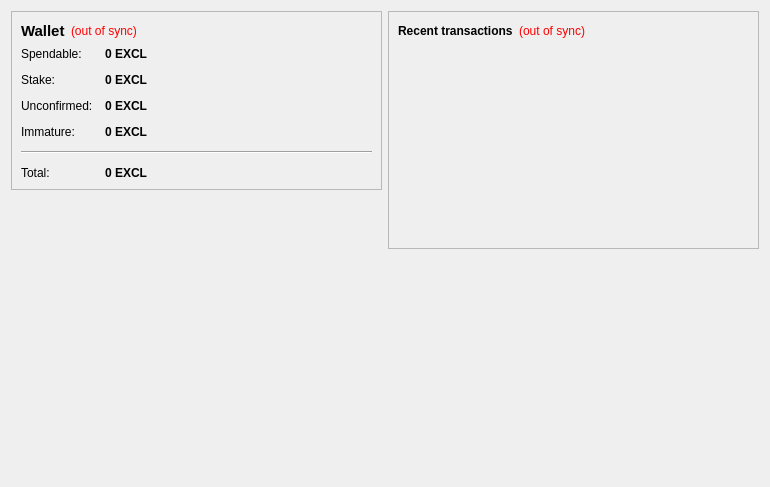
<?xml version="1.0" encoding="UTF-8"?>
<ui version="4.0">
 <class>OverviewPage</class>
 <widget class="QWidget" name="OverviewPage">
  <property name="geometry">
   <rect>
    <x>0</x>
    <y>0</y>
    <width>770</width>
    <height>487</height>
   </rect>
  </property>
  <property name="windowTitle">
   <string>Form</string>
  </property>
  <layout class="QHBoxLayout" name="horizontalLayout" stretch="1,1">
   <item>
    <layout class="QVBoxLayout" name="verticalLayout_2">
     <item>
      <widget class="QFrame" name="frame">
       <property name="frameShape">
        <enum>QFrame::StyledPanel</enum>
       </property>
       <property name="frameShadow">
        <enum>QFrame::Raised</enum>
       </property>
       <layout class="QVBoxLayout" name="verticalLayout_4">
        <item>
         <layout class="QHBoxLayout" name="horizontalLayout_4">
          <item>
           <widget class="QLabel" name="label_5">
            <property name="font">
             <font>
              <pointsize>11</pointsize>
              <weight>75</weight>
              <bold>true</bold>
             </font>
            </property>
            <property name="text">
             <string>Wallet</string>
            </property>
           </widget>
          </item>
          <item>
           <widget class="QLabel" name="labelWalletStatus">
            <property name="toolTip">
             <string>The displayed information may be out of date. Your wallet automatically synchronizes with the ExclusiveCoin network after a connection is established, but this process has not completed yet.</string>
            </property>
            <property name="styleSheet">
             <string notr="true">QLabel { color: red; }</string>
            </property>
            <property name="text">
             <string notr="true">(out of sync)</string>
            </property>
            <property name="alignment">
             <set>Qt::AlignLeading|Qt::AlignLeft|Qt::AlignVCenter</set>
            </property>
           </widget>
          </item>
          <item>
           <spacer name="horizontalSpacer_2">
            <property name="orientation">
             <enum>Qt::Horizontal</enum>
            </property>
            <property name="sizeHint" stdset="0">
             <size>
              <width>40</width>
              <height>20</height>
             </size>
            </property>
           </spacer>
          </item>
         </layout>
        </item>
        <item>
         <layout class="QFormLayout" name="formLayout_2">
          <property name="fieldGrowthPolicy">
           <enum>QFormLayout::AllNonFixedFieldsGrow</enum>
          </property>
          <property name="horizontalSpacing">
           <number>12</number>
          </property>
          <property name="verticalSpacing">
           <number>12</number>
          </property>
          <item row="0" column="0">
           <widget class="QLabel" name="label">
            <property name="text">
             <string>Spendable:</string>
            </property>
           </widget>
          </item>
          <item row="0" column="1">
           <widget class="QLabel" name="labelBalance">
            <property name="font">
             <font>
              <weight>75</weight>
              <bold>true</bold>
             </font>
            </property>
            <property name="cursor">
             <cursorShape>IBeamCursor</cursorShape>
            </property>
            <property name="toolTip">
             <string>Your current spendable balance</string>
            </property>
            <property name="text">
             <string notr="true">0 EXCL</string>
            </property>
            <property name="textInteractionFlags">
             <set>Qt::LinksAccessibleByMouse|Qt::TextSelectableByKeyboard|Qt::TextSelectableByMouse</set>
            </property>
           </widget>
          </item>
          <item row="1" column="0">
           <widget class="QLabel" name="label_6">
            <property name="text">
             <string>Stake:</string>
            </property>
           </widget>
          </item>
          <item row="1" column="1">
           <widget class="QLabel" name="labelStake">
            <property name="font">
             <font>
              <weight>75</weight>
              <bold>true</bold>
             </font>
            </property>
            <property name="cursor">
             <cursorShape>IBeamCursor</cursorShape>
            </property>
            <property name="toolTip">
             <string>Total of coins that was staked, and do not yet count toward the current balance</string>
            </property>
            <property name="text">
             <string notr="true">0 EXCL</string>
            </property>
            <property name="textInteractionFlags">
             <set>Qt::LinksAccessibleByMouse|Qt::TextSelectableByKeyboard|Qt::TextSelectableByMouse</set>
            </property>
           </widget>
          </item>
          <item row="2" column="0">
           <widget class="QLabel" name="label_3">
            <property name="text">
             <string>Unconfirmed:</string>
            </property>
           </widget>
          </item>
          <item row="2" column="1">
           <widget class="QLabel" name="labelUnconfirmed">
            <property name="font">
             <font>
              <weight>75</weight>
              <bold>true</bold>
             </font>
            </property>
            <property name="cursor">
             <cursorShape>IBeamCursor</cursorShape>
            </property>
            <property name="toolTip">
             <string>Total of transactions that have yet to be confirmed, and do not yet count toward the current balance</string>
            </property>
            <property name="text">
             <string notr="true">0 EXCL</string>
            </property>
            <property name="textInteractionFlags">
             <set>Qt::LinksAccessibleByMouse|Qt::TextSelectableByKeyboard|Qt::TextSelectableByMouse</set>
            </property>
           </widget>
          </item>
          <item row="3" column="0">
           <widget class="QLabel" name="labelImmatureText">
            <property name="text">
             <string>Immature:</string>
            </property>
           </widget>
          </item>
          <item row="3" column="1">
           <widget class="QLabel" name="labelImmature">
            <property name="font">
             <font>
              <weight>75</weight>
              <bold>true</bold>
             </font>
            </property>
            <property name="toolTip">
             <string>Mined balance that has not yet matured</string>
            </property>
            <property name="text">
             <string notr="true">0 EXCL</string>
            </property>
            <property name="textInteractionFlags">
             <set>Qt::LinksAccessibleByMouse|Qt::TextSelectableByKeyboard|Qt::TextSelectableByMouse</set>
            </property>
           </widget>
          </item>
          <item row="4" column="0" colspan="2">
           <widget class="Line" name="line">
            <property name="orientation">
             <enum>Qt::Horizontal</enum>
            </property>
           </widget>
          </item>
          <item row="5" column="0">
           <widget class="QLabel" name="labelTotalText">
            <property name="text">
             <string>Total:</string>
            </property>
           </widget>
          </item>
          <item row="5" column="1">
           <widget class="QLabel" name="labelTotal">
            <property name="font">
             <font>
              <weight>75</weight>
              <bold>true</bold>
             </font>
            </property>
            <property name="cursor">
             <cursorShape>IBeamCursor</cursorShape>
            </property>
            <property name="toolTip">
             <string>Your current total balance</string>
            </property>
            <property name="text">
             <string notr="true">0 EXCL</string>
            </property>
            <property name="textInteractionFlags">
             <set>Qt::LinksAccessibleByMouse|Qt::TextSelectableByKeyboard|Qt::TextSelectableByMouse</set>
            </property>
           </widget>
          </item>
         </layout>
        </item>
       </layout>
      </widget>
     </item>
     <item>
      <spacer name="verticalSpacer">
       <property name="orientation">
        <enum>Qt::Vertical</enum>
       </property>
       <property name="sizeHint" stdset="0">
        <size>
         <width>20</width>
         <height>40</height>
        </size>
       </property>
      </spacer>
     </item>
     <item>
      <widget class="QLabel" name="label_2">
       <property name="autoFillBackground">
        <bool>true</bool>
       </property>
       <property name="text">
        <string/>
       </property>
       <property name="pixmap">
        <pixmap resource="../bitcoin.qrc">:/icons/drmbg</pixmap>
       </property>
       <property name="scaledContents">
        <bool>false</bool>
       </property>
       <property name="margin">
        <number>0</number>
       </property>
      </widget>
     </item>
    </layout>
   </item>
   <item>
    <layout class="QVBoxLayout" name="verticalLayout_3">
     <item>
      <widget class="QFrame" name="frame_2">
       <property name="frameShape">
        <enum>QFrame::StyledPanel</enum>
       </property>
       <property name="frameShadow">
        <enum>QFrame::Raised</enum>
       </property>
       <layout class="QVBoxLayout" name="verticalLayout">
        <item>
         <layout class="QHBoxLayout" name="horizontalLayout_2">
          <item>
           <widget class="QLabel" name="label_4">
            <property name="text">
             <string>&lt;b&gt;Recent transactions&lt;/b&gt;</string>
            </property>
           </widget>
          </item>
          <item>
           <widget class="QLabel" name="labelTransactionsStatus">
            <property name="toolTip">
             <string>The displayed information may be out of date. Your wallet automatically synchronizes with the ExclusiveCoin network after a connection is established, but this process has not completed yet.</string>
            </property>
            <property name="styleSheet">
             <string notr="true">QLabel { color: red; }</string>
            </property>
            <property name="text">
             <string notr="true">(out of sync)</string>
            </property>
            <property name="alignment">
             <set>Qt::AlignRight|Qt::AlignTrailing|Qt::AlignVCenter</set>
            </property>
           </widget>
          </item>
          <item>
           <spacer name="horizontalSpacer">
            <property name="orientation">
             <enum>Qt::Horizontal</enum>
            </property>
            <property name="sizeHint" stdset="0">
             <size>
              <width>40</width>
              <height>20</height>
             </size>
            </property>
           </spacer>
          </item>
         </layout>
        </item>
        <item>
         <widget class="QListView" name="listTransactions">
          <property name="styleSheet">
           <string notr="true">QListView { background: transparent; }</string>
          </property>
          <property name="frameShape">
           <enum>QFrame::NoFrame</enum>
          </property>
          <property name="verticalScrollBarPolicy">
           <enum>Qt::ScrollBarAlwaysOff</enum>
          </property>
          <property name="horizontalScrollBarPolicy">
           <enum>Qt::ScrollBarAlwaysOff</enum>
          </property>
          <property name="selectionMode">
           <enum>QAbstractItemView::NoSelection</enum>
          </property>
         </widget>
        </item>
       </layout>
      </widget>
     </item>
     <item>
      <spacer name="verticalSpacer_2">
       <property name="orientation">
        <enum>Qt::Vertical</enum>
       </property>
       <property name="sizeHint" stdset="0">
        <size>
         <width>20</width>
         <height>40</height>
        </size>
       </property>
      </spacer>
     </item>
    </layout>
   </item>
  </layout>
 </widget>
 <resources/>
 <connections/>
</ui>
